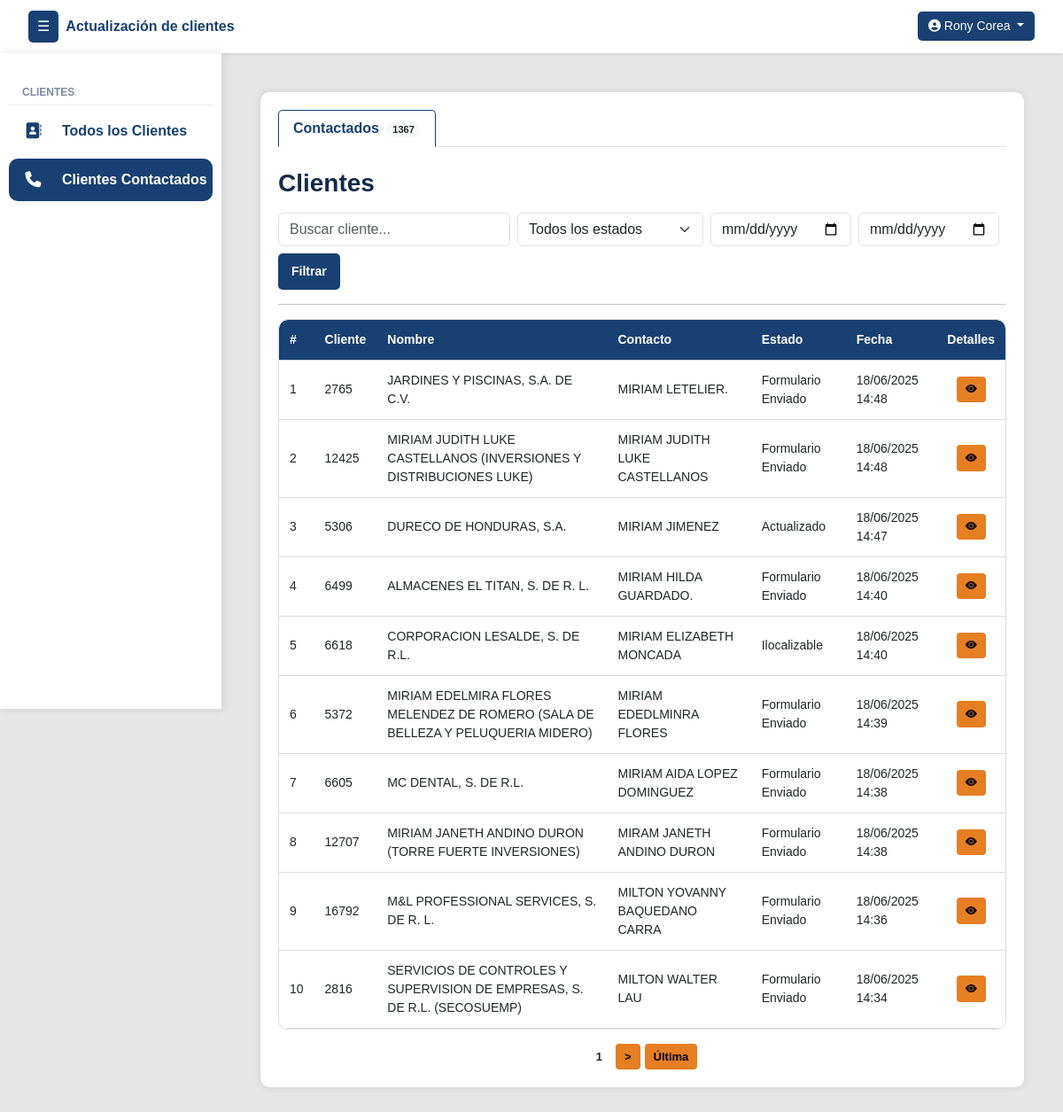
Before: /clientes/contactados/ (signed in) with the older database file.
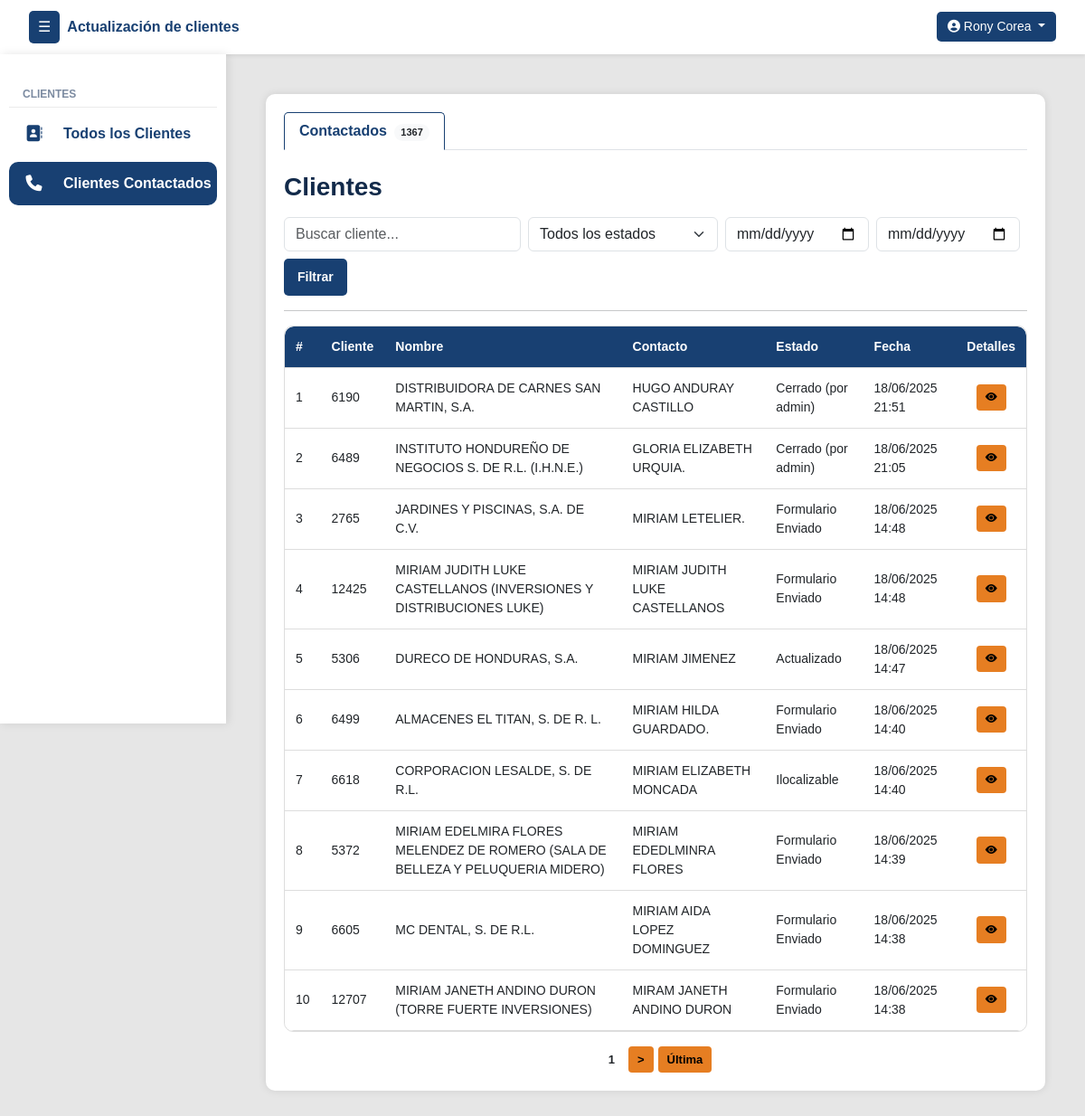
After: the same page with the newer database file.
### clientes/models.py (models this page shows, shortened)
class Cliente(models.Model):
    numero_cliente = models.CharField(max_length=50, unique=True)
    nombre_cliente = models.CharField(max_length=255)
    contacto_cliente = models.CharField(max_length=255)
    contacto_cargo = models.CharField(max_length=100, null=True, blank=True)
    telefono_cliente = models.CharField(max_length=50, null=True, blank=True)
    telefono_dos = models.CharField(max_length=50, null=True, blank=True)
    direccion = models.CharField(max_length=255, null=True, blank=True)
    correo = models.CharField(max_length=254, null=True, blank=True)
    estado_actual = models.ForeignKey(EstadoReporte, on_delete=models.SET_NULL, null=True, blank=True, default=1)
    asignado_inicial = models.ForeignKey(User, on_delete=models.SET_NULL, null=True, blank=True, related_name='clientes_asignados_inicialmente')
    asignado_usuario = models.ForeignKey(User, on_delete=models.SET_NULL, null=True, blank=True, related_name='clientes_asignados')
    veces_contactado = models.PositiveIntegerField(default=0)
    sin_contestar = models.PositiveIntegerField(default=0)
    formulario_sin_contestar = models.PositiveIntegerField(default=0)
    ultima_llamada_no_contesto = models.DateTimeField(null=True, blank=True)
    ultimo_envio_formulario = models.DateTimeField(null=True, blank=True)

class EstadoReporte(models.Model):
    nombre = models.CharField(max_length=100, unique=True)
    creado_por = models.ForeignKey(User, on_delete=models.SET_NULL, null=True, blank=True)
    creado_en = models.DateTimeField(auto_now_add=True)
    estado = models.CharField(max_length=50, choices=[('activo', 'Activo'), ('inactivo', 'Inactivo')])
    intentos = models.PositiveIntegerField(default=0)
    genera_movimiento = models.BooleanField(default=True)

class HistorialEstadoSinMovimiento(models.Model):
    cliente = models.ForeignKey(Cliente, on_delete=models.CASCADE, related_name='historial_sin_movimiento')
    estado = models.ForeignKey(EstadoReporte, on_delete=models.SET_NULL, null=True)
    actualizado_por = models.ForeignKey(User, on_delete=models.SET_NULL, null=True)
    actualizado_por_admin = models.ForeignKey(User, on_delete=models.SET_NULL, null=True, blank=True, related_name='historial_admin')
    nota = models.CharField(max_length=500, blank=True)
    fecha_hora = models.DateTimeField(auto_now_add=True)
    genera_movimiento = models.BooleanField(default=False)

class MovimientoEstado(models.Model):
    cliente = models.ForeignKey(Cliente, on_delete=models.CASCADE, related_name='movimientos')
    estado = models.ForeignKey(EstadoReporte, on_delete=models.SET_NULL, null=True)
    actualizado_por = models.ForeignKey(User, on_delete=models.SET_NULL, null=True)
    actualizado_por_admin = models.ForeignKey(User, on_delete=models.SET_NULL, null=True, blank=True, related_name='movimientos_admin')
    fecha_hora = models.DateTimeField(auto_now_add=True)

### clientes/views.py (the view)
# urls.py: path('clientes/contactados/', vistasClientes.clientes_reportados, name='clientes_reportados'),
@login_required
def clientes_reportados(request):
    user = request.user
    grupos = user.groups.values_list('name', flat=True)
    search_query = request.GET.get('q', '').strip()
    estado_query = request.GET.get('estado', '').strip().lower()
    fecha_inicio = parse_date(request.GET.get('fecha_inicio', ''))
    fecha_fin = parse_date(request.GET.get('fecha_fin', ''))
    subquery_ultima_fecha_mov = MovimientoEstado.objects.filter(cliente=OuterRef('pk')).order_by('-fecha_hora').values('fecha_hora')[:1]
    subquery_ultima_fecha_hist = HistorialEstadoSinMovimiento.objects.filter(cliente=OuterRef('pk')).order_by('-fecha_hora').values('fecha_hora')[:1]
    clientes_reportados_query = Cliente.objects.prefetch_related(
        'movimientos__notas', 'historial_sin_movimiento', 'asignado_usuario', 'asignado_inicial', 'estado_actual'
    ).annotate(
        ultima_fecha_mov=Subquery(subquery_ultima_fecha_mov, output_field=DateTimeField()),
        ultima_fecha_hist=Subquery(subquery_ultima_fecha_hist, output_field=DateTimeField()),
        ultima_fecha=Greatest(
            Coalesce(Subquery(subquery_ultima_fecha_mov, output_field=DateTimeField()), Value(datetime(1900, 1, 1))),
            Coalesce(Subquery(subquery_ultima_fecha_hist, output_field=DateTimeField()), Value(datetime(1900, 1, 1)))
        )
    )
    if "super_admin" in grupos or "admin_group" in grupos:
        clientes_filtrados = clientes_reportados_query.filter(
            Q(Exists(MovimientoEstado.objects.filter(cliente=OuterRef('pk')))) |
            Q(Exists(HistorialEstadoSinMovimiento.objects.filter(cliente=OuterRef('pk'))))
        )
    elif "estandar_group" in grupos or "colector_group" in grupos:
        clientes_filtrados = clientes_reportados_query.filter(
            Q(Exists(MovimientoEstado.objects.filter(cliente=OuterRef('pk'), actualizado_por=user))) |
            Q(Exists(HistorialEstadoSinMovimiento.objects.filter(cliente=OuterRef('pk'), actualizado_por=user)))
        )
    else:
        messages.error(request, "Acceso no permitido.")
        return redirect("inicio")
    if search_query:
        clientes_filtrados = clientes_filtrados.filter(
            Q(nombre_cliente__icontains=search_query) |
            Q(numero_cliente__icontains=search_query) |
            Q(contacto_cliente__icontains=search_query)
        )
    if estado_query:
        clientes_filtrados = clientes_filtrados.filter(estado_actual__nombre__iexact=estado_query)
    if fecha_inicio and fecha_fin:
        clientes_filtrados = clientes_filtrados.filter(
            ultima_fecha__date__range=(fecha_inicio, fecha_fin)
        )
    clientes_filtrados = clientes_filtrados.order_by('-ultima_fecha')
    clientes_paginados = paginar_queryset(request, clientes_filtrados, 'reportados')
    for cliente in clientes_paginados:
        movimientos_normales = [{"obj": m, "tipo": "con_movimiento"} for m in cliente.movimientos.all()]
        movimientos_historial = [{"obj": h, "tipo": "sin_movimiento"} for h in cliente.historial_sin_movimiento.all() if not h.genera_movimiento]
        todos_movimientos = sorted(movimientos_normales + movimientos_historial, key=lambda x: x["obj"].fecha_hora, reverse=True)
        movimientos_sin_admin = [m for m in todos_movimientos if getattr(m["obj"], "actualizado_por_admin", None) is None]
        cliente.todos_los_movimientos = todos_movimientos
        cliente.movimientos_sin_admin = movimientos_sin_admin
        if movimientos_sin_admin:
            cliente.ultimo_estado_real = movimientos_sin_admin[0]["obj"].estado
            cliente.reportado_por = movimientos_sin_admin[0]["obj"].actualizado_por
        else:
            cliente.ultimo_estado_real = cliente.estado_actual  # Fallback
            cliente.reportado_por = None
    estados_disponibles = EstadoReporte.objects.filter(
        id__in=Cliente.objects.values_list('estado_actual', flat=True).distinct()
    ).exclude(nombre__iexact="pendiente")
    return render(request, 'clientes/clientes_reportados.html', {
        "clientes": clientes_paginados,
        "view_type": "reportados",
        "search_query": search_query,
        "estado_query": estado_query,
        "fecha_inicio": fecha_inicio,
        "fecha_fin": fecha_fin,
        "estados_disponibles": estados_disponibles,
        "count_reportados": clientes_filtrados.count(),
    })

### templates/clientes/clientes_reportados.html (shortened to what this page needs)
{% extends 'layout/layout.html' %}
{% block content %}
<div class="container">
    <ul class="nav nav-tabs" id="clienteTabs" role="tablist">
        <li class="nav-item" role="presentation">
            <a class="nav-link {% if view_type == 'reportados' %}active{% endif %}" id="reportados-tab" href="{% url 'clientes_reportados' %}" role="tab" aria-controls="reportados" aria-selected="true">
                Contactados <span class="badge rounded-pill bg-light text-dark ms-1" id="countreportados">{{ count_reportados }}</span>
            </a>
        </li>
    </ul>
    <div class="tab-content mt-4" id="clienteTabsContent">
        {% if view_type == 'reportados' %}
        <div class="tab-pane fade show active" id="reportados" role="tabpanel" aria-labelledby="reportados-tab">
            <div class="d-flex justify-content-between align-items-center mb-3 flex-wrap gap-3">
                <h3 class="mb-0">Clientes</h3>
                <form method="get" class="row gx-2 gy-2 align-items-center w-100">
                    <div class="col-md-auto flex-grow-1">
                        <input type="text" name="q" id="searchInputReportados" class="form-control"
                            placeholder="Buscar cliente..." value="{{ search_query|default:'' }}" autocomplete="off">
                    </div>
                    <div class="col-md-auto">
                        <select name="estado" class="form-select">
                            <option value="">Todos los estados</option>
                        </select>
                    </div>
                    <div class="col-md-auto">
                        <input type="date" name="fecha_inicio" class="form-control" value="{{ fecha_inicio|date:'Y-m-d' }}">
                    </div>
                    <div class="col-md-auto">
                        <input type="date" name="fecha_fin" class="form-control" value="{{ fecha_fin|date:'Y-m-d' }}">
                    </div>
                    <div class="col-md-auto">
                        <button type="submit" class="btn btn-confirm btn-sm w-100">Filtrar</button>
                    </div>
                </form>
            </div>
            <hr>
            <div class="table-responsive">
                <table class="styled-table" id="tablaReportados">
                    <thead>
                        <tr>
                            <th>#</th>
                            <th>Cliente</th>
                            <th>Nombre</th>
                            <th>Contacto</th>
                            <th>Estado</th>
                            <th>Fecha</th>
                            <th>Detalles</th>
                        </tr>
                    </thead>
                    <tbody>
                        {% for cliente in clientes %}
                        <tr>
                            <td>{{ forloop.counter }}</td>
                            <td>{{ cliente.numero_cliente }}</td>
                            <td>{{ cliente.nombre_cliente }}</td>
                            <td>{{ cliente.contacto_cliente }}</td>
                            <td>{{ cliente.estado_actual.nombre }}</td>
                            <td>
                                {% if cliente.todos_los_movimientos %}
                                    {{ cliente.todos_los_movimientos.0.obj.fecha_hora|date:"d/m/Y H:i" }}
                                {% else %}
                                    -
                                {% endif %}
                            </td>
                            <td class="text-center">
                                <button class="btn btn-sm btn-reportar"
                                        data-bs-toggle="modal"
                                        data-bs-target="#modalDetalle{{ cliente.id }}">
                                    <i class="bi bi-eye-fill"></i>
                                </button>
                            </td>
                        </tr>
                        {% empty %}
                        <tr>
                            <td colspan="8" class="text-center">No hay clientes reportados.</td>
                        </tr>
                        {% endfor %}
                    </tbody>
                </table>
            </div>
            {% if clientes.has_other_pages %}
            <div class="pagination mt-3">
                <span class="btn btn-sm btn-reportar active">{{ clientes.number }}</span>
                {% if clientes.number < clientes.paginator.num_pages %}
                    <a href="?reportados={{ clientes.next_page_number }}" class="btn btn-sm btn-reportar">&gt;</a>
                    <a href="?reportados={{ clientes.paginator.num_pages }}" class="btn btn-sm btn-reportar">Última</a>
                {% endif %}
            </div>
            {% endif %}
        </div>
        {% endif %}
    </div>
</div>
{% endblock %}

### templates/layout/layout.html (shortened to what this page needs)
{% load static %}
{% load group_filters %}
<!DOCTYPE html>
<html lang="es">
<head>
    <link rel="stylesheet" href="https://cdn.jsdelivr.net/npm/bootstrap@5.3.0/dist/css/bootstrap.min.css">
    <link rel="stylesheet" href="{% static 'css/style.css' %}">
    <link rel="stylesheet" href="https://cdnjs.cloudflare.com/ajax/libs/font-awesome/6.4.2/css/all.min.css">
    <link href="https://cdn.jsdelivr.net/npm/select2@4.0.13/dist/css/select2.min.css" rel="stylesheet" />
    <link rel="stylesheet" href="https://cdn.jsdelivr.net/npm/bootstrap-icons@1.10.5/font/bootstrap-icons.css">
</head>
<body>
<nav class="navbar navbar-expand-lg navbar-light bg-white shadow-sm">
    <div class="container-fluid">
        <button id="sidebarCollapse" class="btn btn-primary me-2">☰</button>
        <a class="navbar-brand d-none d-md-block">Actualización de clientes</a>
        <div class="ms-auto">
            {% if user.is_authenticated %}
            <div class="dropdown">
                <button id="userDropdownBtn" class="btn btn-user dropdown-toggle user-font" type="button" data-bs-toggle="dropdown">
                  <i class="fas fa-user-circle"></i> {{ user.first_name }} {{ user.last_name }}
                </button>
              </div>
            {% else %}
                <a href="{% url 'login' %}" class="btn btn-outline-primary"><i class="fas fa-sign-in-alt"></i> Iniciar Sesión</a>
            {% endif %}
        </div>
    </div>
</nav>
<div class="d-flex">
    <nav id="sidebar">
      <ul class="list-unstyled components">
        {% if user|has_group:"estandar_group" or user|has_group:"colector_group" or user|has_group:"admin_group" %}
          <li class="sidebar-section-title">Clientes</li>
          {% if user|has_group:"estandar_group" %}
          <li class="list-link {% if active_page == 'clientes' %}active{% endif %}">
            <a href="{% url 'clientes' %}" class="sidebar-link">
              <i class="fas fa-address-book sidebar-icon"></i>
              <span class="sidebar-text">Todos los Clientes</span>
            </a>
          </li>
          {% endif %}
          {% if user|has_group:"admin_group" or user|has_group:"estandar_group" %}
          <li class="list-link {% if active_page == 'clientes_reportados' %}active{% endif %}">
            <a href="{% url 'clientes_reportados' %}" class="sidebar-link">
              <i class="fas fa-phone sidebar-icon"></i>
              <span class="sidebar-text">Clientes Contactados</span>
            </a>
          </li>
          {% endif %}
        {% endif %}
      </ul>
    </nav>
    <div id="main-container" class="container-fluid">
        <div id="content" class="w-100 p-4">
            {% block content %}{% endblock %}
        </div>
    </div>
</div>
</body>
</html>

Changed rows visible on the page:
no longer on this page (row unchanged): Cliente: numero_cliente "16792", nombre_cliente "M&L PROFESSIONAL SERVICES, S. DE R. L.", contacto_cliente "MILTON YOVANNY BAQUEDANO CARRA", estado_actual.nombre "Formulario Enviado", todos_los_movimientos.0.obj.fecha_hora "18/06/2025 14:36"
no longer on this page (row unchanged): Cliente: numero_cliente "2816", nombre_cliente "SERVICIOS DE CONTROLES Y SUPERVISION DE EMPRESAS, S. DE R.L. (SECOSUEMP)", contacto_cliente "MILTON WALTER LAU", estado_actual.nombre "Formulario Enviado", todos_los_movimientos.0.obj.fecha_hora "18/06/2025 14:34"
now on this page (row edited): Cliente: numero_cliente "6190", nombre_cliente "DISTRIBUIDORA DE CARNES SAN MARTIN, S.A.", contacto_cliente "HUGO ANDURAY CASTILLO", estado_actual.nombre "Cerrado (por admin)", todos_los_movimientos.0.obj.fecha_hora "18/06/2025 21:51"
now on this page (row edited): Cliente: numero_cliente "6489", nombre_cliente "INSTITUTO HONDUREÑO DE NEGOCIOS S. DE R.L. (I.H.N.E.)", contacto_cliente "GLORIA ELIZABETH URQUIA.", estado_actual.nombre "Cerrado (por admin)", todos_los_movimientos.0.obj.fecha_hora "18/06/2025 21:05"
